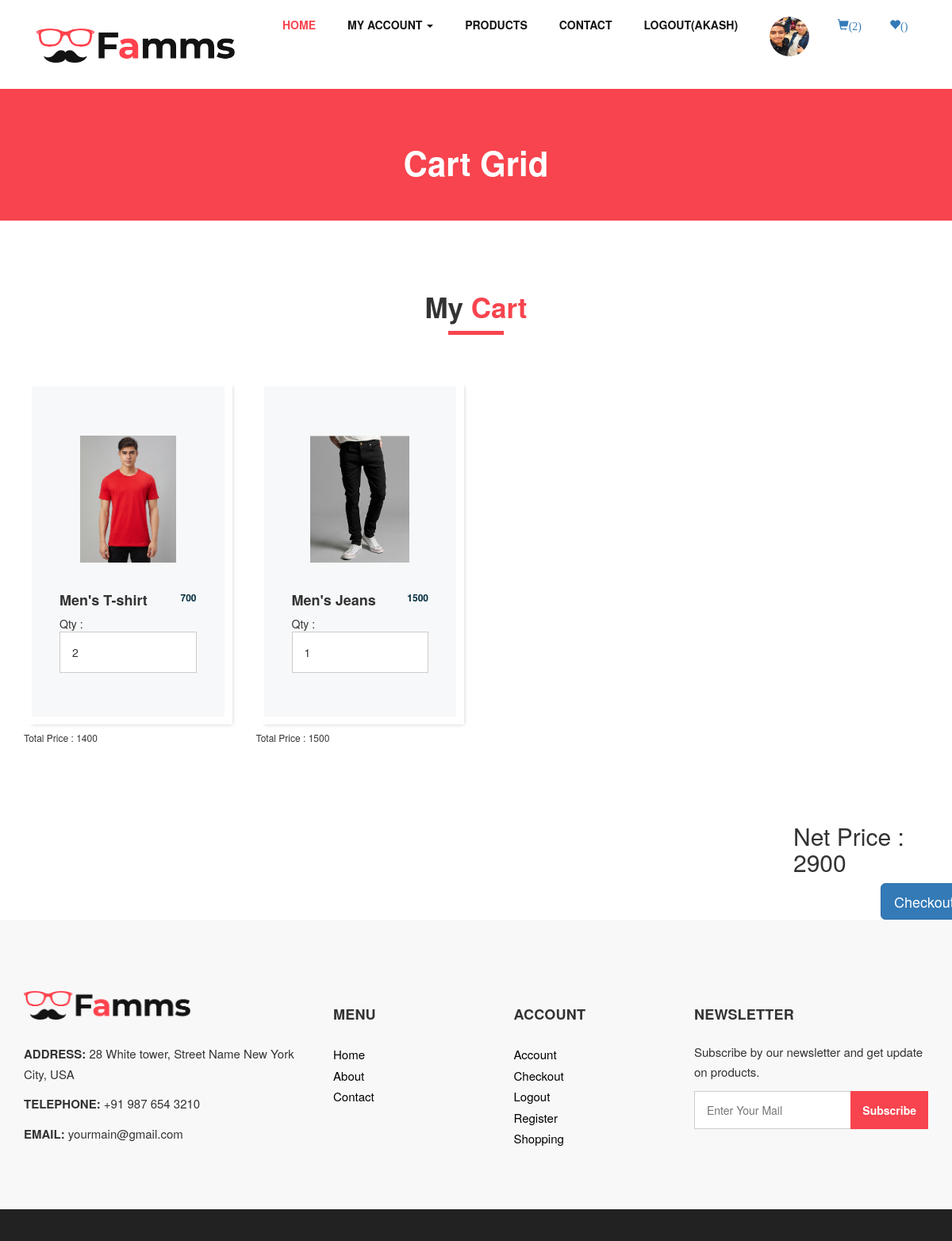
Page /cart/ (signed in) on the committed database.
### myapp/models.py (models this page shows, shortened)
class User(models.Model):
	fname=models.CharField(max_length=100)
	lname=models.CharField(max_length=100)
	email=models.EmailField()
	mobile=models.PositiveIntegerField()
	address=models.TextField()
	password=models.CharField(max_length=100)
	usertype=models.CharField(max_length=100, default="Buyer")
	profile_picture=models.ImageField(upload_to="profile_picture/",default="")

class Cart(models.Model):
	user=models.ForeignKey(User,on_delete=models.CASCADE)
	product=models.ForeignKey(Product,on_delete=models.CASCADE)
	date=models.DateTimeField(default=timezone.now)
	product_price=models.PositiveIntegerField()
	product_qty=models.PositiveIntegerField()
	total_price=models.PositiveIntegerField()
	payment_status=models.BooleanField(default=False)

class Product(models.Model):
	category=(
			("Men","Men"),
			("Women","Women"),
			("Kids","Kids"),
		)
	sub_category=(
			("Jeans","Jeans"),
			("T-shirt","T-shirt"),
			("Shirts","Shirts"),
		)
	seller=models.ForeignKey(User,on_delete=models.CASCADE)
	product_category=models.CharField(max_length=100,choices=category)
	product_sub_category=models.CharField(max_length=100,choices=sub_category)
	product_name=models.CharField(max_length=100)
	product_price=models.PositiveIntegerField()
	product_image=models.ImageField(upload_to="product_image/")
	product_desc=models.TextField()

### myapp/views.py (the view)
# urls.py: path('cart/',views.cart,name='cart'),
def cart(request):
	net_price=0
	user=User.objects.get(email=request.session['email'])
	carts=Cart.objects.filter(user=user)
	for i in carts:
		net_price=net_price+i.total_price
	request.session['cart_count']=len(carts)
	return render(request,'cart.html',{'carts':carts,'net_price':net_price})

### myapp/templates/cart.html (shortened to what this page needs)
{% extends 'header.html' %}
{% load static %}
{% block content %}
<!DOCTYPE html>
<html>
   <head>
   </head>
   <body class="sub_page">
      <section class="inner_page_head">
         <div class="container_fuild">
            <div class="row">
               <div class="col-md-12">
                  <div class="full">
                     <h3>Cart Grid</h3>
                  </div>
               </div>
            </div>
         </div>
      </section>
      <section class="product_section layout_padding">
         <div class="container">
            <div class="heading_container heading_center">
               <h2>
                  {% if carts %}
                     My <span>Cart</span>
                  {% else %}
                     No Products In <span>Cart</span>
                  {% endif %}
               </h2>
            </div>
            <div class="row">
               {% for i in carts %}
               <div class="col-sm-6 col-md-4 col-lg-3">
                  <div class="box">
                     <div class="img-box">
                        <img src="{{i.product.product_image.url}}" alt="">
                     </div>
                     <div class="detail-box">
                        <h5>
                           {{i.product.product_category}}'s {{i.product.product_sub_category}}
                        </h5>
                        <h6>
                           {{i.product.product_price}}
                        </h6>
                     </div>
                        <form name="change_qty" method="post" action="{% url 'change-qty' pk=i.pk %}">
                           Qty :<input type="number" name="product_qty" value="{{i.product_qty}}" min="1" max="10" onchange="this.form.submit()">
                        </form>
                     </div>
                     <div class="detail-box">
                        <h6>
                          Total Price : {{i.total_price}}
                        </h6>
                     </div>
                  </div>
               {% endfor %}
               </div>
            </div>
      </section>
      <h2 style="margin-left: 1000px; ">
         Net Price : {{net_price}}
      </h2>
      <form method="post">
         <button type="button" class="btn btn-lg btn-primary" id="checkout-button" style="margin-left: 1110px;">Checkout</button>
     </form>
   </body>
</html>
{% endblock %}

### myapp/templates/header.html (shortened to what this page needs)
{% load static %}
<!DOCTYPE html>
<html>
   <head>
      <link rel="stylesheet" type="text/css" href="{% static 'css/bootstrap.css' %}" />
      <link href="{% static 'css/font-awesome.min.css' %}" rel="stylesheet" />
      <link href="{% static 'css/style.css' %}" rel="stylesheet" />
      <link href="{% static 'css/responsive.css' %}" rel="stylesheet" />
      <link rel="stylesheet" href="https://maxcdn.bootstrapcdn.com/bootstrap/3.3.7/css/bootstrap.min.css">
   </head>
   <body>
         <header class="header_section">
            <div class="container">
               <nav class="navbar navbar-expand-lg custom_nav-container ">
                  <a class="navbar-brand" href="index.html"><img width="250" src="{% static 'images/logo.png' %}" alt="#" /></a>
                  <div class="collapse navbar-collapse" id="navbarSupportedContent">
                     <ul class="navbar-nav">
                        <li class="nav-item active">
                           <a class="nav-link" href="/">Home <span class="sr-only">(current)</span></a>
                        </li>
                     {% if request.session.email %}
                       <li class="nav-item dropdown">
                           <a class="nav-link dropdown" href="#" data-toggle="dropdown" role="button" aria-haspopup="true" aria-expanded="true"> <span class="nav-label">My Account <span class="caret"></span></a>
                        </li>
                     {% endif %}
                        <li class="nav-item">
                           <a class="nav-link" href="{% url 'product' %}">Products</a>
                        </li>
                        <li class="nav-item">
                           <a class="nav-link" href="{% url 'contact' %}">Contact</a>
                        </li>
                        {% if request.session.email %}
                           <li class="nav-item">
                              <a class="nav-link" href="{% url 'logout' %}">Logout({{request.session.fname}})</a>
                           </li>
                           <li class="nav-item">
                              <a class="nav-link" href="{% url 'profile' %}"><img src="{{request.session.profile_picture}}" style="width: 50px; height: 50px;border-radius: 50%;"></a>
                           </li>
                        {% endif %}
                        {% if request.session.email %}
                        <li class="nav-item" style="margin-top: 5px;">
                           <a href="{% url 'cart' %}"><i class="glyphicon glyphicon-shopping-cart">({{request.session.cart_count}})</i></a>
                        </li>
                        <li class="nav-item" style="margin-top: 5px;">
                           <a href="{% url 'wishlist' %}"><i class="glyphicon glyphicon-heart">({{request.session.wishlist_count}})</i></a>
                        </li>
                        {% endif %}
                     </ul>
                  </div>
               </nav>
            </div>
         </header>
      {% block content %}
      {% endblock %}
      <footer>
         <div class="container">
            <div class="row">
               <div class="col-md-4">
                   <div class="full">
                      <div class="logo_footer">
                        <a href="#"><img width="210" src="{% static 'images/logo.png' %}" alt="#" /></a>
                      </div>
                      <div class="information_f">
                        <p><strong>ADDRESS:</strong> 28 White tower, Street Name New York City, USA</p>
                        <p><strong>TELEPHONE:</strong> +91 987 654 3210</p>
                        <p><strong>EMAIL:</strong> yourmain@gmail.com</p>
                      </div>
                   </div>
               </div>
               <div class="col-md-8">
                  <div class="row">
                  <div class="col-md-7">
                     <div class="row">
                        <div class="col-md-6">
                     <div class="widget_menu">
                        <h3>Menu</h3>
                        <ul>
                           <li><a href="{% url 'index' %}">Home</a></li>
                           <li><a href="{% url 'about' %}">About</a></li>
                           <li><a href="{% url 'contact' %}">Contact</a></li>
                        </ul>
                     </div>
                  </div>
                  <div class="col-md-6">
                     <div class="widget_menu">
                        <h3>Account</h3>
                        <ul>
                           {% if request.session.email %}
                              <li><a href="{% url 'profile' %}">Account</a></li>
                              <li><a href="{% url 'cart' %}">Checkout</a></li>
                              <li><a href="{% url 'logout' %}">Logout</a></li>
                           {% endif %}
                              <li><a href="{% url 'signup' %}">Register</a></li>
                              <li><a href="{% url 'product' %}">Shopping</a></li>
                        </ul>
                     </div>
                  </div>
                     </div>
                  </div>
                  <div class="col-md-5">
                     <div class="widget_menu">
                        <h3>Newsletter</h3>
                        <div class="information_f">
                          <p>Subscribe by our newsletter and get update on products.</p>
                        </div>
                        <div class="form_sub">
                           <form>
                              <fieldset>
                                 <div class="field">
                                    <input type="email" placeholder="Enter Your Mail" name="email" />
                                    <input type="submit" value="Subscribe" />
                                 </div>
                              </fieldset>
                           </form>
                        </div>
                     </div>
                  </div>
                  </div>
               </div>
            </div>
         </div>
      </footer>
      <div class="cpy_">
      </div>
   </body>
</html>

### myapp/static/css/responsive.css (style rules this page uses)
@media (min-width: 1200px) { .container { max-width: 1170px; } }

### rows in the picture
User: session.fname "AKASH"
Cart: product.product_image (picture), product.product_category "Men", product.product_sub_category "T-shirt", product.product_price "700", product_qty "2", total_price "1400"
Cart: product.product_image (picture), product.product_category "Men", product.product_sub_category "Jeans", product.product_price "1500", product_qty "1", total_price "1500"

### other values in the picture
{{ request.session.cart_count }} "2"
{{ net_price }} "2900"
